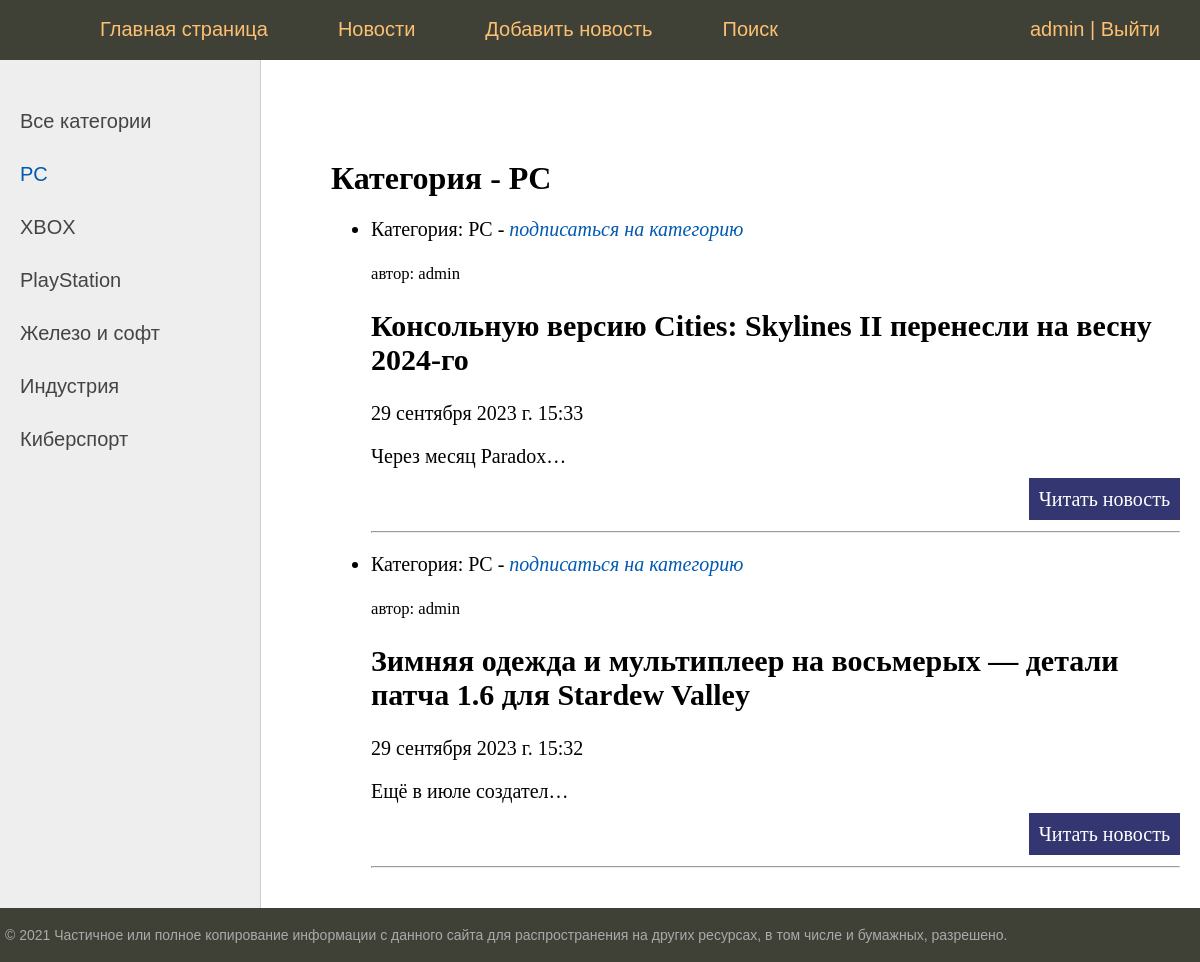
/category/1 (signed in), run on the app's committed database.
### news/models.py (models this page shows, shortened)
class Category(models.Model):
    name = models.CharField(max_length=50, db_index=True, unique=True)
    subscribers = models.ManyToManyField(User, related_name='categories', blank=True)
    def __str__(self):
        return self.name
    def get_absolute_url(self):
        return reverse('category', kwargs={'cat_id': self.pk})
    class Meta:
        verbose_name_plural = 'Категории'

class News(models.Model):
    title = models.CharField(max_length=255, verbose_name='Заголовок')
    description = models.TextField(verbose_name='Содержание')
    date = models.DateTimeField(auto_now_add=True)
    rating = models.IntegerField(default=0)
    cat = models.ForeignKey('Category', on_delete=models.PROTECT,  verbose_name='Категория')
    auth = models.ForeignKey('Author', on_delete=models.CASCADE, verbose_name='Автор', blank=True, default='admin')
    def get_absolute_url(self):
        return reverse('post', kwargs={'post_id': self.pk})
    class Meta:
        ordering = ['-date']
        verbose_name_plural = 'News'

class Author(models.Model):
    name = models.CharField(max_length=50),
    user = models.ForeignKey(User, on_delete=models.CASCADE)
    def __str__(self):
        return str(self.user)

### news/views.py (the view)
# urls.py: path('category/<int:cat_id>', NewsCategory.as_view(), name='category'),
class NewsCategory(ListView, DataMixin):
    model = News
    template_name = 'news/category_list2.html'
    context_object_name = 'posts'
    allow_empty = False
    def get_queryset(self):
        return News.objects.filter(cat__id=self.kwargs['cat_id']).select_related('cat')
    def get_context_data(self, *, object_list=None, **kwargs):
        c = Category.objects.get(id=self.kwargs['cat_id'])
        c_def = self.get_user_context(
            title='Категория - ' + str(c.name),
            cat_selected=c.pk
        )
        context = super().get_context_data(**kwargs)
        user = self.request.user
        subscribed = c.subscribers.filter(email=user.email)
        if not subscribed:
            context['c'] = c
        return dict(list(context.items()) + list(c_def.items()))

### news/utils.py (called while the page is built)
    def get_user_context(self, **kwargs):
        context = kwargs
        cats = Category.objects.all()
        context['menu'] = menu
        context['cats'] = cats
        if 'cat_selected' not in context:
            context['cat_selected'] = 0
        return context

### news/templates/news/category_list2.html
{% extends 'news/default.html' %}
{% block content %}
<h1>{{title}}</h1>
<ul class="news_list">
    {% for p in posts %}
    <li>
        {% if c %}
            <p class="first">Категория: {{p.cat}} -
            <em><a href="{% url 'subscribe' c.id %}" > подписаться на категорию</a></em>
            </p>
        {% else %}
            <p class="first">
                <em>Категория: {{p.cat}}</em> - вы подписаны!
                <em><a href="{% url 'unsubscribe' c.id %}"> Отписаться</a></em>
            </p>
        {% endif %}
        <small>автор: {{p.auth}}</small>
        <h2>{{p.title}}</h2>
        <p>{{p.date}}</p>
        <p>{{p.description|truncatechars:20}}</p>
        <p class="link-read-post"><a href="{{p.get_absolute_url}}">Читать новость</a></p>
        <hr>
    </li>
    {% endfor %}
</ul>
{% endblock %}

### news/templates/news/default.html (shortened to what this page needs)
{% load static %}
<!DOCTYPE html>
<html>
<head>
	<link type="text/css" href="{% static 'news/css/styles.css' %}" rel="stylesheet" />
</head>
<body>
<table class="table-page" border=0 cellpadding="0" cellspacing="0">
<tr><td valign=top>
{% block mainmenu %}
		<div class="header">
			<ul id="mainmenu" class="mainmenu">
			<li class="logo"><a href="{% url 'home' %}"><div class="logo"></div></a></li>
{% for m in menu %}
		<li><a href="{% url m.url_name %}">{{m.title}}</a></li>
{% endfor %}
				{% if request.user.is_authenticated %}
					<li class="last"> {{user.username}} | <a href="{% url 'account_logout' %}"> Выйти</a> </li>
				{% else %}
					<li class="last"><a href="{% url 'account_signup' %}">Регистрация</a> | <a href="{% url 'account_login' %}"> Войти </a> </li>
				{% endif %}
			</ul>
		</div>
{% endblock mainmenu %}
<table class="table-content" border=0 cellpadding="0" cellspacing="0">
<tr>
	<td valign="top" class="left-chapters">
	<ul id="leftchapters">
{% if cat_selected == 0 %}
		<li class="selected">Все категории</li>
{% else %}
		<li><a href="{% url 'news' %}">Все категории</a></li>
{% endif %}
{% for c in cats %}
	{% if c.pk == cat_selected %}
		<li class="selected">{{ c.name }}</li>
	{% else %}
		<li><a href="{{ c.get_absolute_url }}">{{ c.name }}</a></li>
	{% endif %}
{% endfor %}
	</ul>
	</td>
<td valign="top" class="content">
	<div class="content-text">
{% block content %}
{% endblock %}
	</div>
</td></tr></table>
</td></tr>
<tr><td valign=top>
	<div id="footer">
		<p>&copy; 2021 Частичное или полное копирование информации с данного сайта для распространения на других ресурсах, в том числе и бумажных, разрешено.</p>
	</div>
</td></tr></table>
</body>
</html>

### news/static/news/css/styles.css (style rules this page uses)
html, body { font-family: 'Arial'; margin: 0; padding: 0; height: 100%; width: 100%; color: #444; }
a { color: #0059b2; text-decoration: none; }
p.link-read-post { text-align: right; }
p.link-read-post a { padding: 10px; min-width: 100px; background: #333671; color: #fff; text-decoration: none; }
.table-page { width: 100%; height: 100%; vertical-align: top; }
.table-page tr { height: 100%; }
.header { background: #3F4137; height: 60px; }
.logo { background: url('../images/logo.png') no-repeat 10px 5px; width: 70px; height: 60px; }
ul.mainmenu { list-style: none; margin: 0; padding: 0; height: 60px; color: #fdc073; font-size: 20px; overflow: hidden; }
ul.mainmenu li { float: left; margin: 18px 40px 0 30px; }
ul.mainmenu li.logo { margin: 0; }
ul.mainmenu li.last { float: right; }
ul.mainmenu li a { color: #fdc073; text-decoration: none; }
.table-content { width: 100%; min-height: 100%; height: 100%; }
.left-chapters { margin: 0; background: #eee; border-right: 1px solid #ccc; min-height: 100%; }
.left-chapters ul { width: 230px; min-height: 100%; margin: 0; padding: 20px 10px 10px 20px; list-style: none; font-size: 20px; }
.left-chapters ul li { margin: 30px 0 0 0; color: #999; }
.left-chapters ul li.selected { color: #0059b2; }
.left-chapters ul li a { color: #444; text-decoration: none; }
.content { padding: 40px 20px 20px 40px; width: 100%; box-sizing: border-box; }
.content-text { margin: 60px 0 0 30px; color: #000; font-size: 20px; font-family: Yandex Sans Display Light; }
.content-text h1 { font-size: 32px; }
#footer { box-sizing: border-box; background: #3F4137; padding: 5px; color: #aaa; font-size: 14px; font-family: Verdana, Geneva, Arial, Helvetica; text-align: left; overflow: hidden; }

### data on the page
Category: name "PC"
Category: name "XBOX"
Category: name "PlayStation"
Category: name "Железо и софт"
Category: name "Индустрия"
Category: name "Киберспорт"
News: cat "PC", auth "admin", title "Консольную версию Cities: Skylines II перенесли на весну 2024-го", date "29 сентября 2023 г. 15:33", description "Через месяц Paradox…"
News: cat "PC", auth "admin", title "Зимняя одежда и мультиплеер на восьмерых — детали патча 1.6 для Stardew Valley", date "29 сентября 2023 г. 15:32", description "Ещё в июле создател…"

### other printed values
{{ m.title }} "Главная страница" "Новости" "Добавить новость" "Поиск"
{{ user.username }} "admin"
{{ title }} "Категория - PC"
